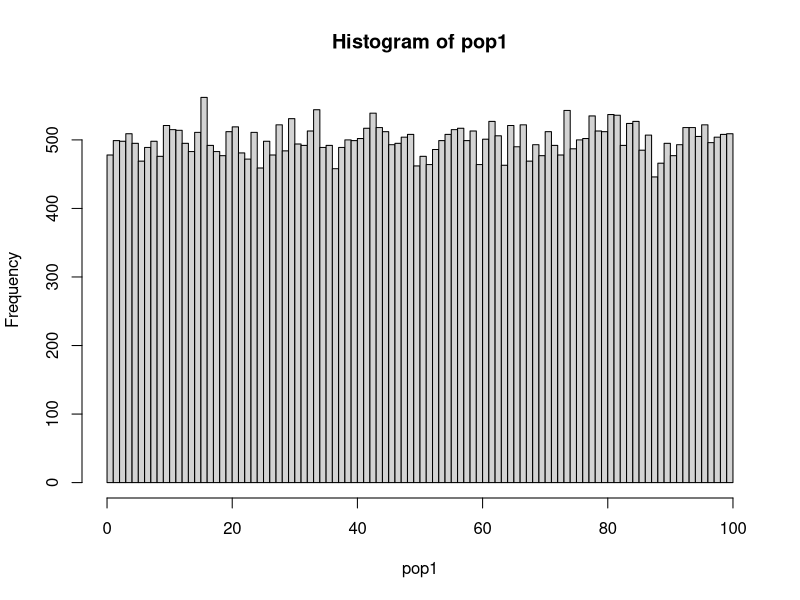
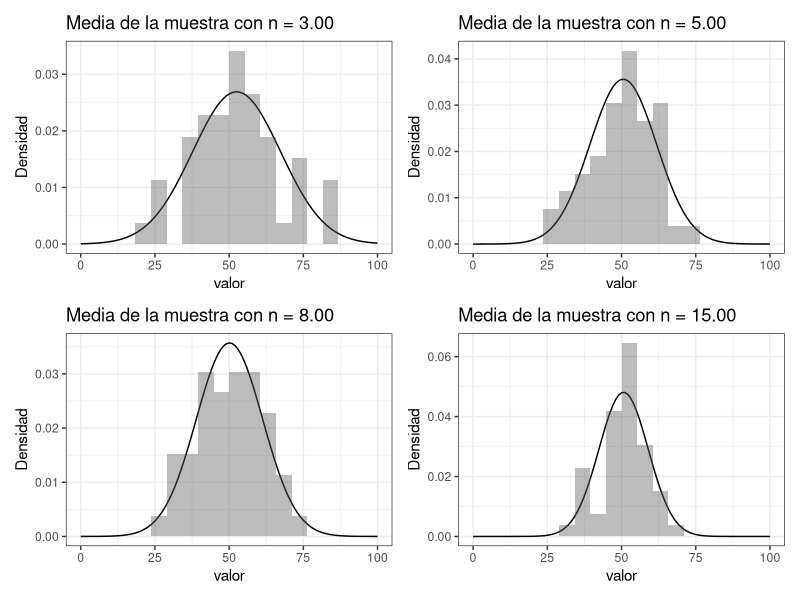

The R script that drew these images, in order:
## ---- chunk 1
library(tidyverse)
library(patchwork)
help(Distributions) # Esto le permitirá ver distribuciones alternativas
## ---- chunk 2
nPop <- 50000
 pop1 <- runif(nPop, min = 0, max = 100)
# pop1 <- rnorm(nPop, mean = 50, sd = 25)
# pop1 <- rbinom(nPop, 99, 0.25)
# pop1 <- rpois(nPop, lambda = 20)
# pop1 <- rt(nPop, 50, 50)
# pop1 <- rchisq(nPop, 50, ncp = 0.1)
# pop1 <- rgamma(nPop, shape = 2, scale = 5) # Asimétrica
## ---- chunk 3
pop1
## ---- chunk 4
mean(pop1)
## ---- chunk 5
hist(pop1, breaks = 100)
# ggplot(pop1 %>% tibble()) +
#   aes(pop1) +
#   geom_histogram(bins = 100, center = 0.5)
## ---- chunk 6
n <- 3
muestras <- matrix(NA, nrow=0, ncol=n)
for (i in c(1:50)) {
  muestras <- rbind(muestras, sample(pop1, n, replace = FALSE))
}
muestras <- tibble(muestras)

muestras <-  muestras %>% bind_cols(
    muestras %>% rowwise() %>% summarise(media = mean(c_across(is.numeric)))
  )
muestras
## ---- chunk 7
gr1 <- ggplot(muestras, aes(x = media)) + 
  stat_function(fun = dnorm, n = 101, args = list(mean = mean(muestras$media), sd = sd(muestras$media))) +
  geom_area(stat = 'function') +
  geom_histogram(aes(y = ..density..),bins = 20, alpha = 0.4) +
  xlim(c(0, 100)) +
  ylab("Densidad") + 
  ggtitle(sprintf("Media de la muestra con n = %.2f", n)) + 
  xlab("valor") + 
  theme_bw()
## ---- chunk 8
shapiro3 <- shapiro.test(muestras$media)
## ---- chunk 9
n <- 5
muestras <- matrix(NA, nrow=0, ncol=n)
for (i in c(1:50)) {
  muestras <- rbind(muestras, sample(pop1, n, replace = FALSE))
}
muestras <- tibble(muestras)

muestras <-  muestras %>% bind_cols(
    muestras %>% rowwise() %>% summarise(media = mean(c_across(is.numeric)))
  )
muestras
## ---- chunk 10
gr2 <- ggplot(muestras, aes(x = media)) + 
  stat_function(fun = dnorm, n = 101, args = list(mean = mean(muestras$media), sd = sd(muestras$media))) +
  geom_area(stat = 'function') +
  geom_histogram(aes(y = ..density..),bins = 20, alpha = 0.4) +
  xlim(c(0, 100)) +
  ylab("Densidad") + 
  ggtitle(sprintf("Media de la muestra con n = %.2f", n)) + 
  xlab("valor") + 
  theme_bw()
## ---- chunk 11
shapiro5 <- shapiro.test(muestras$media)
## ---- chunk 12
n <- 8
muestras <- matrix(NA, nrow=0, ncol=n)
for (i in c(1:50)) {
  muestras <- rbind(muestras, sample(pop1, n, replace = FALSE))
}
muestras <- tibble(muestras)

muestras <-  muestras %>% bind_cols(
    muestras %>% rowwise() %>% summarise(media = mean(c_across(is.numeric)))
  )
muestras
## ---- chunk 13
gr3 <- ggplot(muestras, aes(x = media)) + 
  stat_function(fun = dnorm, n = 101, args = list(mean = mean(muestras$media), sd = sd(muestras$media))) +
  geom_area(stat = 'function') +
  geom_histogram(aes(y = ..density..),bins = 20, alpha = 0.4) +
  xlim(c(0, 100)) +
  ylab("Densidad") + 
  ggtitle(sprintf("Media de la muestra con n = %.2f", n)) + 
  xlab("valor") + 
  theme_bw()
## ---- chunk 14
shapiro8 <- shapiro.test(muestras$media)
## ---- chunk 15
n <- 15
muestras <- matrix(NA, nrow=0, ncol=n)
for (i in c(1:50)) {
  muestras <- rbind(muestras, sample(pop1, n, replace = FALSE))
}
muestras <- tibble(muestras)

muestras <-  muestras %>% bind_cols(
    muestras %>% rowwise() %>% summarise(media = mean(c_across(is.numeric)))
  )
muestras
## ---- chunk 16
gr4 <- ggplot(muestras, aes(x = media)) + 
  stat_function(fun = dnorm, n = 101, args = list(mean = mean(muestras$media), sd = sd(muestras$media))) +
  geom_area(stat = 'function') +
  geom_histogram(aes(y = ..density..),bins = 20, alpha = 0.4) +
  xlim(c(0, 100)) +
  ylab("Densidad") + 
  ggtitle(sprintf("Media de la muestra con n = %.2f", n)) + 
  xlab("valor") + 
  theme_bw()
## ---- chunk 17
shapiro15 <- shapiro.test(muestras$media)
## ---- chunk 18
gr1 + gr2 + gr3 + gr4
## ---- chunk 19
paste("Prueba de Shapiro para Normalidad de n=3")
print(shapiro3)
paste("Prueba de Shapiro para Normalidad de n=5")
print(shapiro5)
paste("Prueba de Shapiro para Normalidad de n=8")
print(shapiro8)
paste("Prueba de Shapiro para Normalidad de n=15")
print(shapiro15)
